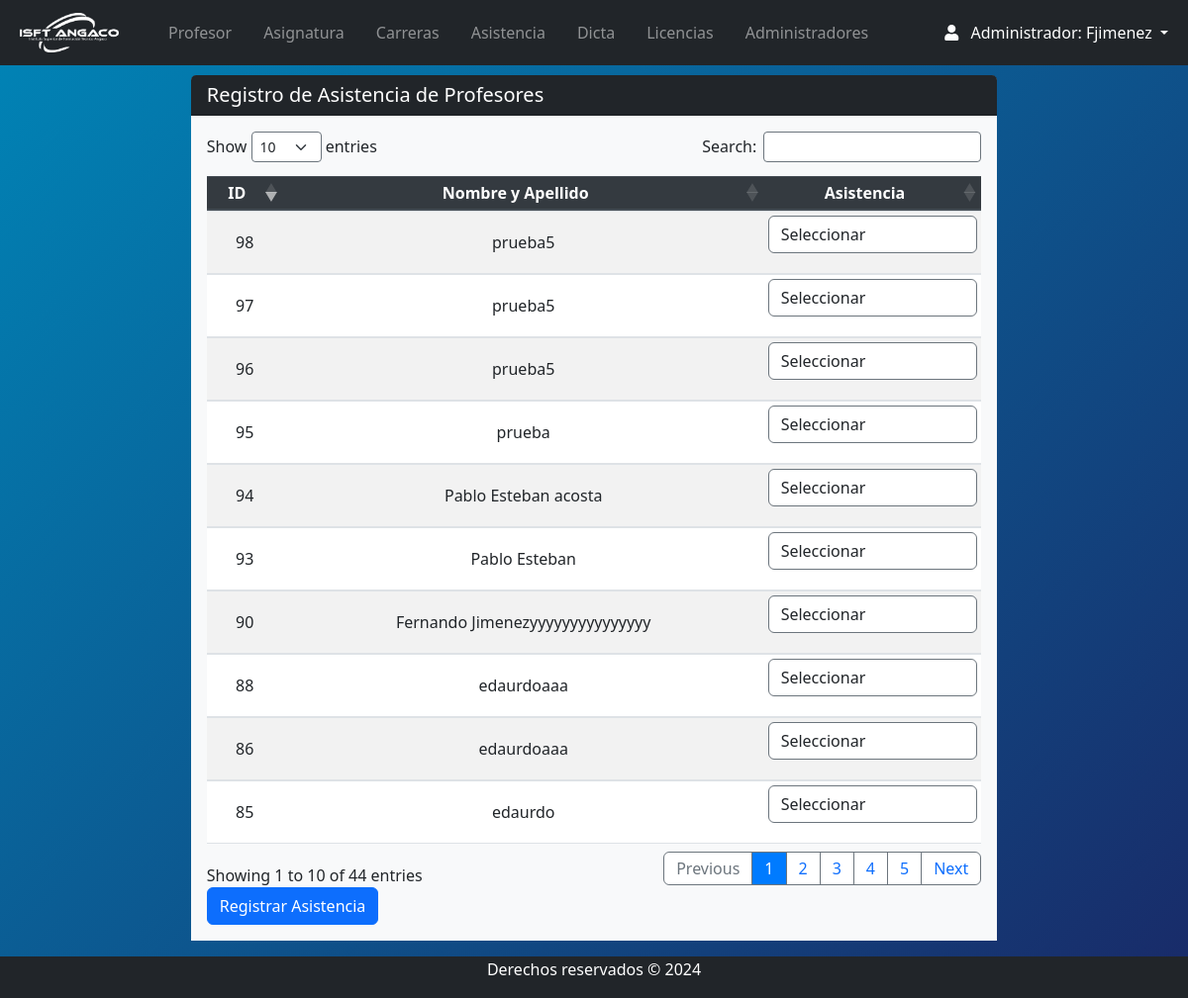
The page /Views/admin/asistencia_crea.php (signed in) on the database its author committed.
### tables this page shows
CREATE TABLE `profesores` (
  `id` int(11) NOT NULL,
  `nombreyapellido` varchar(255) NOT NULL,
  `dni` varchar(255) NOT NULL,
  `domicilio` varchar(255) NOT NULL,
  `telefono` varchar(255) NOT NULL,
  `email` varchar(255) NOT NULL,
  `foto` varchar(255) NOT NULL,
  `cv` varchar(255) NOT NULL,
  `fechadeingreso` date NOT NULL,
  `fechadebaja` date DEFAULT NULL
);

### Views/admin/asistencia_crea.php (the view, shortened to what this page needs)
<?php
require 'navbar.php';
include('../../conn/connection.php');
?>
<div class="container mt-3">
    <div class="col d-flex align-items-center justify-content-center">
        <div class="card rounded-2 border-0 w-75 ">
        <h5 class="card-header bg-dark text-white">Registro de Asistencia de Profesores</h5>
        <div class="card-body bg-light">
            <form action="" method="post" enctype="multipart/form-data">
            <div class="table-responsive">
                <table id="example" class="table table-striped table-sm">
                    <thead class="thead-dark">
                        <tr>
                            <th>ID</th>
                            <th>Nombre y Apellido</th>
                            <th>Asistencia</th>
                        </tr>
                    </thead>
                    <tbody>
                        <?php
                        $sql = "SELECT id, nombreyapellido FROM profesores";
                        $stmt = $db->query($sql);
                        if ($stmt->rowCount() > 0) {
                            while ($row = $stmt->fetch(PDO::FETCH_ASSOC)) {
                                echo "<tr>";
                                echo "<td>" . htmlspecialchars($row['id']) . "</td>";
                                echo "<td>" . htmlspecialchars($row['nombreyapellido']) . "</td>";
                                echo "<td>";
                                echo "<div class='form-group'>";
                                echo "<select class='form-control' name='asistencia[" . htmlspecialchars($row['id']) . "]'>";
                                echo "<option value=''>Seleccionar</option>";
                                echo "</select>";
                                echo "</div>";
                                echo "</td>";
                                echo "</tr>";
                            }
                        } else {
                            echo "<tr><td colspan='3' class='text-center'>No hay profesores registrados</td></tr>";
                        }
                        ?>
                    </tbody>
                </table>
            </div>
            <button type="submit" class="btn btn-primary">Registrar Asistencia</button>
        </form>
    </div>
    </div>
    </div>
</div>
<?php require 'footer.php'; ?>

### css/style.css (style rules this page uses)
body { position: relative; padding-bottom: 10px; min-height: 100vh; }
select { border-style: solid !important; border-color: #6c757d !important; border-width: 1px !important; }
th, td { text-align: center !important; vertical-align: middle !important; }

### Views/admin/navbar.php (style rules this page uses)
body { background: linear-gradient(135deg,#0085b7, #192a68); }

### rows shown on the page
profesores: id "85", nombreyapellido "edaurdo"
profesores: id "86", nombreyapellido "edaurdoaaa"
profesores: id "88", nombreyapellido "edaurdoaaa"
profesores: id "90", nombreyapellido "Fernando Jimenezyyyyyyyyyyyyyyy"
profesores: id "93", nombreyapellido "Pablo Esteban"
profesores: id "94", nombreyapellido "Pablo Esteban acosta"
profesores: id "95", nombreyapellido "prueba"
profesores: id "96", nombreyapellido "prueba5"
profesores: id "97", nombreyapellido "prueba5"
profesores: id "98", nombreyapellido "prueba5"

### other values the page prints
$_SESSION['nombre'] "Fjimenez"
